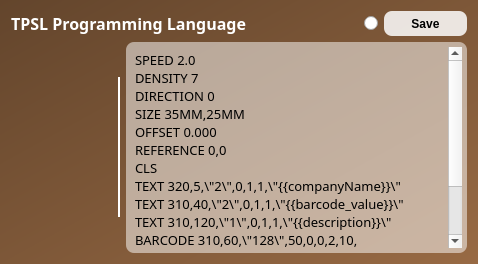
                  <widget class="QFrame" name="frame_10">
                   <property name="minimumSize">
                    <size>
                     <width>471</width>
                     <height>259</height>
                    </size>
                   </property>
                   <property name="styleSheet">
                    <string notr="true">QFrame {
	background: qlineargradient(spread:pad, x1:0, y1:0, x2:1, y2:1, stop:0 rgba(99, 69, 44, 255), stop:1 rgba(152, 106, 68, 255));
	border-radius: 12px;
}</string>
                   </property>
                   <property name="frameShape">
                    <enum>QFrame::StyledPanel</enum>
                   </property>
                   <property name="frameShadow">
                    <enum>QFrame::Raised</enum>
                   </property>
                   <layout class="QVBoxLayout" name="verticalLayout_6">
                    <item>
                     <layout class="QHBoxLayout" name="horizontalLayout_7">
                      <item>
                       <widget class="QLabel" name="label_25">
                        <property name="font">
                         <font>
                          <family>Sans Serif</family>
                          <pointsize>12</pointsize>
                          <weight>75</weight>
                          <italic>false</italic>
                          <bold>true</bold>
                          <strikeout>false</strikeout>
                          <kerning>true</kerning>
                         </font>
                        </property>
                        <property name="styleSheet">
                         <string notr="true">QLabel {
	text-align: center;
	background: transparent;
	color: white;
}</string>
                        </property>
                        <property name="text">
                         <string>TPSL Programming Language</string>
                        </property>
                        <property name="textFormat">
                         <enum>Qt::PlainText</enum>
                        </property>
                       </widget>
                      </item>
                      <item>
                       <spacer name="horizontalSpacer_4">
                        <property name="orientation">
                         <enum>Qt::Horizontal</enum>
                        </property>
                        <property name="sizeHint" stdset="0">
                         <size>
                          <width>68</width>
                          <height>20</height>
                         </size>
                        </property>
                       </spacer>
                      </item>
                      <item>
                       <widget class="QRadioButton" name="rb_tpsl"/>
                      </item>
                      <item>
                       <widget class="QPushButton" name="btn_saveTpsl">
                        <property name="minimumSize">
                         <size>
                          <width>83</width>
                          <height>25</height>
                         </size>
                        </property>
                        <property name="maximumSize">
                         <size>
                          <width>83</width>
                          <height>25</height>
                         </size>
                        </property>
                        <property name="cursor">
                         <cursorShape>PointingHandCursor</cursorShape>
                        </property>
                        <property name="styleSheet">
                         <string notr="true">QPushButton {
	background: rgba(255, 255, 255, 215);
	border-radius: 8px;
	font-weight: bold;
}</string>
                        </property>
                        <property name="text">
                         <string>Save</string>
                        </property>
                       </widget>
                      </item>
                     </layout>
                    </item>
                    <item>
                     <layout class="QHBoxLayout" name="horizontalLayout_8">
                      <item>
                       <widget class="QLabel" name="lbl_iconTpsl">
                        <property name="minimumSize">
                         <size>
                          <width>101</width>
                          <height>91</height>
                         </size>
                        </property>
                        <property name="maximumSize">
                         <size>
                          <width>101</width>
                          <height>91</height>
                         </size>
                        </property>
                        <property name="styleSheet">
                         <string notr="true">QLabel {
	background: transparent;
}</string>
                        </property>
                        <property name="pixmap">
                         <pixmap>../../.designer/backup/Downloads/code.png</pixmap>
                        </property>
                        <property name="scaledContents">
                         <bool>true</bool>
                        </property>
                       </widget>
                      </item>
                      <item>
                       <widget class="QFrame" name="frame_18">
                        <property name="minimumSize">
                         <size>
                          <width>2</width>
                          <height>140</height>
                         </size>
                        </property>
                        <property name="maximumSize">
                         <size>
                          <width>2</width>
                          <height>140</height>
                         </size>
                        </property>
                        <property name="styleSheet">
                         <string notr="true">QFrame {
	background: white;
}</string>
                        </property>
                        <property name="frameShape">
                         <enum>QFrame::StyledPanel</enum>
                        </property>
                        <property name="frameShadow">
                         <enum>QFrame::Raised</enum>
                        </property>
                       </widget>
                      </item>
                      <item>
                       <widget class="QTextEdit" name="et_tpslCommand">
                        <property name="minimumSize">
                         <size>
                          <width>341</width>
                          <height>211</height>
                         </size>
                        </property>
                        <property name="font">
                         <font>
                          <family>Sans Serif</family>
                          <weight>75</weight>
                          <bold>true</bold>
                         </font>
                        </property>
                        <property name="styleSheet">
                         <string notr="true">QTextEdit {
	background: rgba(255, 255, 255, 130);
	border-radius: 8px;
	padding: 5px;
}</string>
                        </property>
                        <property name="html">
                         <string>&lt;!DOCTYPE HTML PUBLIC &quot;-//W3C//DTD HTML 4.0//EN&quot; &quot;http://www.w3.org/TR/REC-html40/strict.dtd&quot;&gt;
&lt;html&gt;&lt;head&gt;&lt;meta name=&quot;qrichtext&quot; content=&quot;1&quot; /&gt;&lt;style type=&quot;text/css&quot;&gt;
p, li { white-space: pre-wrap; }
&lt;/style&gt;&lt;/head&gt;&lt;body style=&quot; font-family:'Sans Serif'; font-size:10pt; font-weight:600; font-style:normal;&quot;&gt;
&lt;p style=&quot; margin-top:0px; margin-bottom:0px; margin-left:0px; margin-right:0px; -qt-block-indent:0; text-indent:0px;&quot;&gt;&lt;span style=&quot; font-family:'Fira Sans Semi-Light'; font-weight:400;&quot;&gt;SPEED 2.0 &lt;/span&gt;&lt;/p&gt;
&lt;p style=&quot; margin-top:0px; margin-bottom:0px; margin-left:0px; margin-right:0px; -qt-block-indent:0; text-indent:0px;&quot;&gt;&lt;span style=&quot; font-family:'Fira Sans Semi-Light'; font-weight:400;&quot;&gt;DENSITY 7 &lt;/span&gt;&lt;/p&gt;
&lt;p style=&quot; margin-top:0px; margin-bottom:0px; margin-left:0px; margin-right:0px; -qt-block-indent:0; text-indent:0px;&quot;&gt;&lt;span style=&quot; font-family:'Fira Sans Semi-Light'; font-weight:400;&quot;&gt;DIRECTION 0 &lt;/span&gt;&lt;/p&gt;
&lt;p style=&quot; margin-top:0px; margin-bottom:0px; margin-left:0px; margin-right:0px; -qt-block-indent:0; text-indent:0px;&quot;&gt;&lt;span style=&quot; font-family:'Fira Sans Semi-Light'; font-weight:400;&quot;&gt;SIZE 35MM,25MM &lt;/span&gt;&lt;/p&gt;
&lt;p style=&quot; margin-top:0px; margin-bottom:0px; margin-left:0px; margin-right:0px; -qt-block-indent:0; text-indent:0px;&quot;&gt;&lt;span style=&quot; font-family:'Fira Sans Semi-Light'; font-weight:400;&quot;&gt;OFFSET 0.000 &lt;/span&gt;&lt;/p&gt;
&lt;p style=&quot; margin-top:0px; margin-bottom:0px; margin-left:0px; margin-right:0px; -qt-block-indent:0; text-indent:0px;&quot;&gt;&lt;span style=&quot; font-family:'Fira Sans Semi-Light'; font-weight:400;&quot;&gt;REFERENCE 0,0 &lt;/span&gt;&lt;/p&gt;
&lt;p style=&quot; margin-top:0px; margin-bottom:0px; margin-left:0px; margin-right:0px; -qt-block-indent:0; text-indent:0px;&quot;&gt;&lt;span style=&quot; font-family:'Fira Sans Semi-Light'; font-weight:400;&quot;&gt;CLS &lt;/span&gt;&lt;/p&gt;
&lt;p style=&quot; margin-top:0px; margin-bottom:0px; margin-left:0px; margin-right:0px; -qt-block-indent:0; text-indent:0px;&quot;&gt;&lt;span style=&quot; font-family:'Fira Sans Semi-Light'; font-weight:400;&quot;&gt;TEXT 320,5,\&amp;quot;2\&amp;quot;,0,1,1,\&amp;quot;{{companyName}}\&amp;quot; &lt;/span&gt;&lt;/p&gt;
&lt;p style=&quot; margin-top:0px; margin-bottom:0px; margin-left:0px; margin-right:0px; -qt-block-indent:0; text-indent:0px;&quot;&gt;&lt;span style=&quot; font-family:'Fira Sans Semi-Light'; font-weight:400;&quot;&gt;TEXT 310,40,\&amp;quot;2\&amp;quot;,0,1,1,\&amp;quot;{{barcode_value}}\&amp;quot; &lt;/span&gt;&lt;/p&gt;
&lt;p style=&quot; margin-top:0px; margin-bottom:0px; margin-left:0px; margin-right:0px; -qt-block-indent:0; text-indent:0px;&quot;&gt;&lt;span style=&quot; font-family:'Fira Sans Semi-Light'; font-weight:400;&quot;&gt;TEXT 310,120,\&amp;quot;1\&amp;quot;,0,1,1,\&amp;quot;{{description}}\&amp;quot; &lt;/span&gt;&lt;/p&gt;
&lt;p style=&quot; margin-top:0px; margin-bottom:0px; margin-left:0px; margin-right:0px; -qt-block-indent:0; text-indent:0px;&quot;&gt;&lt;span style=&quot; font-family:'Fira Sans Semi-Light'; font-weight:400;&quot;&gt;BARCODE 310,60,\&amp;quot;128\&amp;quot;,50,0,0,2,10,\&amp;quot;{{barcode_value}}\&amp;quot; &lt;/span&gt;&lt;/p&gt;
&lt;p style=&quot; margin-top:0px; margin-bottom:0px; margin-left:0px; margin-right:0px; -qt-block-indent:0; text-indent:0px;&quot;&gt;&lt;span style=&quot; font-family:'Fira Sans Semi-Light'; font-weight:400;&quot;&gt;TEXT 310,160,\&amp;quot;4\&amp;quot;,0,1,1,\&amp;quot;{{unit_price_integer}}\&amp;quot; &lt;/span&gt;&lt;/p&gt;
&lt;p style=&quot; margin-top:0px; margin-bottom:0px; margin-left:0px; margin-right:0px; -qt-block-indent:0; text-indent:0px;&quot;&gt;&lt;span style=&quot; font-family:'Fira Sans Semi-Light'; font-weight:400;&quot;&gt;PRINT {{copies}} &lt;/span&gt;&lt;/p&gt;
&lt;p style=&quot; margin-top:0px; margin-bottom:0px; margin-left:0px; margin-right:0px; -qt-block-indent:0; text-indent:0px;&quot;&gt;&lt;span style=&quot; font-family:'Fira Sans Semi-Light'; font-weight:400;&quot;&gt;EOP&lt;/span&gt;&lt;/p&gt;&lt;/body&gt;&lt;/html&gt;</string>
                        </property>
                       </widget>
                      </item>
                     </layout>
                    </item>
                   </layout>
                  </widget>
